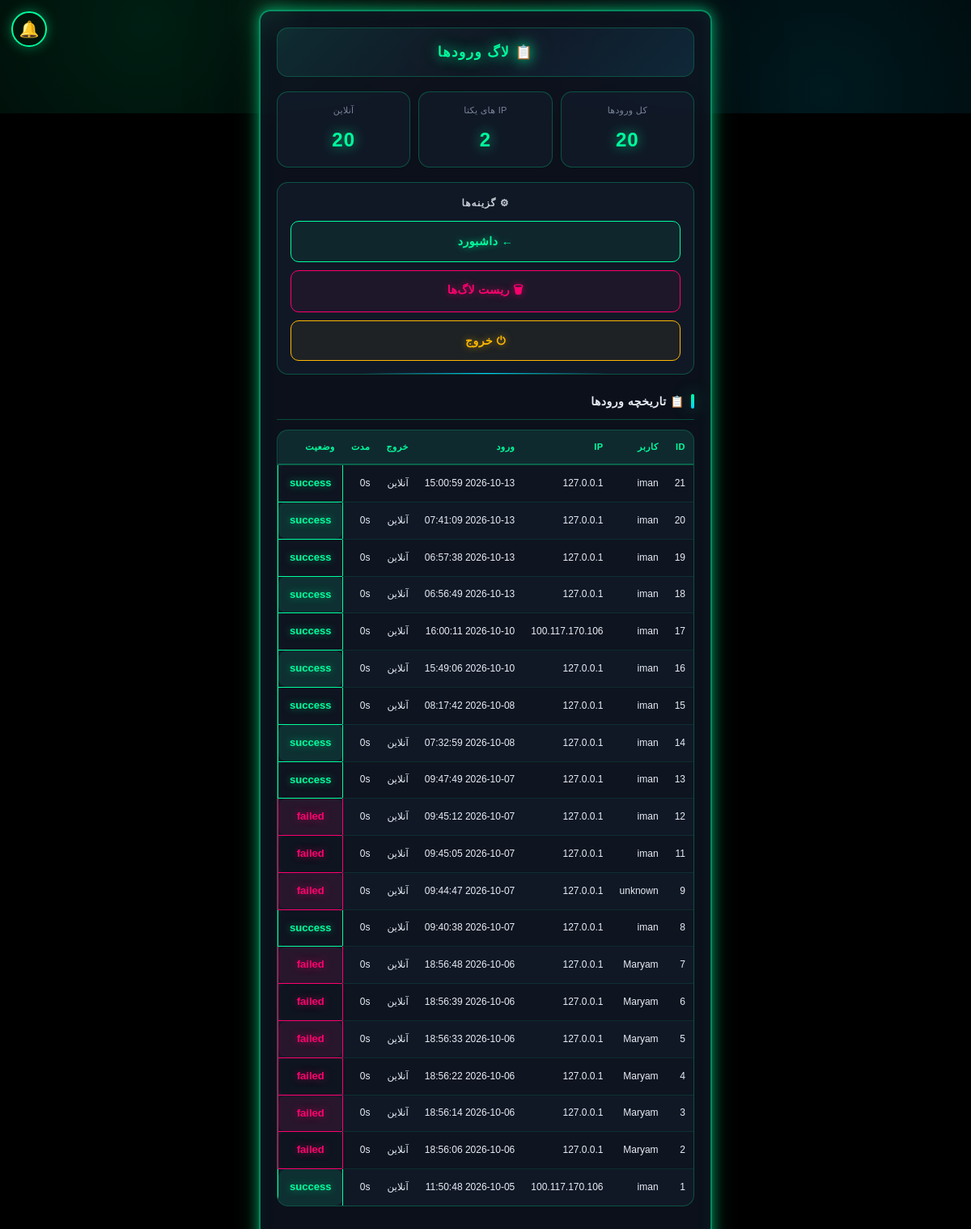
/admin/logs (signed in), run on an earlier commit of the app's database.
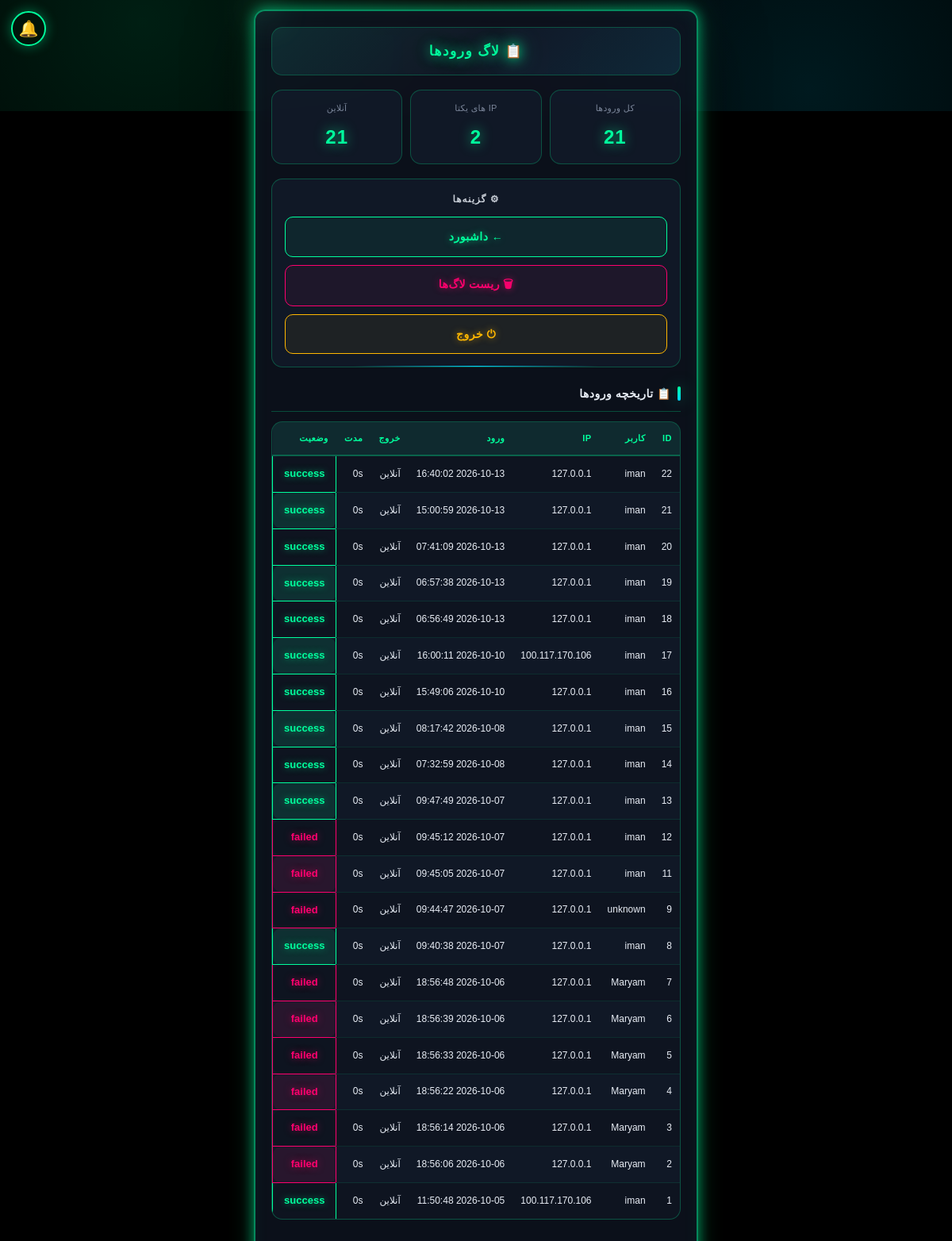
And on a later commit of the database.
### tables this page shows
CREATE TABLE login_logs (
        id INTEGER PRIMARY KEY AUTOINCREMENT,
        user_id INTEGER, username TEXT, ip TEXT, user_agent TEXT,
        login_time TIMESTAMP DEFAULT CURRENT_TIMESTAMP,
        logout_time TIMESTAMP, duration_seconds INTEGER DEFAULT 0,
        status TEXT DEFAULT 'success');

### app.py (the view)
@app.route("/admin/logs")
@admin_required
def admin_logs():
    return render_template("admin_logs.html",
        logs=get_all_logins(200),
        stats=get_login_stats())

### app.py (called while the page is built)
@app.context_processor
def inject_global_settings():
    try:
        if session.get("is_admin"):
            s = get_admin_settings()
        elif session.get("user_id"):
            s = get_user_settings(session["user_id"])
        else:
            s = {"avatar": None, "bg": None, "theme": "neon"}
    except Exception:
        s = {"avatar": None, "bg": None, "theme": "neon"}
    return {"current_settings": s}

@app.after_request
def _security_headers(response):
    if response.content_type and 'text/html' in response.content_type:
        response.headers["Cache-Control"] = "no-store, no-cache, must-revalidate, max-age=0"
        response.headers["Pragma"] = "no-cache"
        response.headers["Expires"] = "0"
    """هدرهای امنیتی"""
    response.headers["X-Content-Type-Options"] = "nosniff"
    response.headers["X-Frame-Options"] = "SAMEORIGIN"
    response.headers["X-XSS-Protection"] = "1; mode=block"
    response.headers["Referrer-Policy"] = "no-referrer"
    response.headers["Permissions-Policy"] = "geolocation=(), microphone=(), camera=()"
    return response

def admin_required(f):
    @wraps(f)
    def decorated(*args, **kwargs):
        if session.get("user_id"):
            session.clear()
            return redirect(url_for("admin_login"))
        if not session.get("is_admin"):
            return redirect(url_for("admin_login"))
        return f(*args, **kwargs)
    return decorated

### database.py (called while the page is built, shortened)
def get_all_logins(limit=200):
    conn = sqlite3.connect(DB_PATH)
    c = conn.cursor()
    c.execute("SELECT * FROM login_logs ORDER BY id DESC LIMIT ?", (limit,))
    rows = c.fetchall()
    conn.close()
    return rows

def get_login_stats():
    conn = sqlite3.connect(DB_PATH)
    c = conn.cursor()
    c.execute("SELECT COUNT(*) FROM login_logs")
    total = c.fetchone()[0]
    c.execute("SELECT COUNT(DISTINCT ip) FROM login_logs")
    unique_ips = c.fetchone()[0]
    c.execute("SELECT COUNT(*) FROM login_logs WHERE logout_time IS NULL")
    online = c.fetchone()[0]
    conn.close()
    return {"total": total, "unique_ips": unique_ips, "online": online}

def get_user_settings(user_id):
    import time
    now = time.time()
    if user_id in _SETTINGS_CACHE and (now - _SETTINGS_CACHE_TIME.get(user_id, 0)) < 60:
        return _SETTINGS_CACHE[user_id]

def get_admin_settings():
    return get_user_settings(ADMIN_ID)

### templates/admin_logs.html (shortened to what this page needs)
<!DOCTYPE html>
<html lang="fa" dir="rtl">
<head>
    <link rel="stylesheet" href="/static/style.css">
<link href="https://cdn.jsdelivr.net/gh/rastikerdar/vazirmatn@v33.003/Vazirmatn-font-face.css" rel="stylesheet">
<link rel="stylesheet" href="/static/navbar-fix.css">
</head>
<body class="matrix-bg">
    <div class="container">
        <div class="header-bar">
            <div class="header-title">📋 لاگ ورودها</div>
        </div>
        <div class="stats">
            <div class="stat-box">
                <span class="stat-label">کل ورودها</span>
                <span class="stat-value">{{ stats.total }}</span>
            </div>
            <div class="stat-box">
                <span class="stat-label">IP های یکتا</span>
                <span class="stat-value">{{ stats.unique_ips }}</span>
            </div>
            <div class="stat-box">
                <span class="stat-label">آنلاین</span>
                <span class="stat-value">{{ stats.online }}</span>
            </div>
        </div>
        <div class="footer-box">
            <div class="footer-title">⚙ گزینه‌ها</div>
            <div class="footer-actions">
                <a href="/admin/dashboard" class="btn-nav">← داشبورد</a>
                <button type="button" class="btn-reset" onclick="openClearModal()">🗑 ریست لاگ‌ها</button>
                <a href="/admin/logout" class="btn-nav btn-logout">⏻ خروج</a>
            </div>
        </div>
        <h2>📋 تاریخچه ورودها</h2>
        <div class="table-wrap">
            <table>
                <tr>
                    <th>ID</th>
                    <th>کاربر</th>
                    <th>IP</th>
                    <th>ورود</th>
                    <th>خروج</th>
                    <th>مدت</th>
                    <th>وضعیت</th>
                </tr>
                {% for row in logs %}
                <tr>
                    <td>{{ row[0] }}</td>
                    <td>{{ row[2] }}</td>
                    <td>{{ row[3] }}</td>
                    <td>{{ row[5] }}</td>
                    <td>{{ row[6] or 'آنلاین' }}</td>
                    <td>{{ row[7] }}s</td>
                    <td class="{{ 'success' if row[8]=='success' else 'error' }}">{{ row[8] }}</td>
                </tr>
                {% endfor %}
            </table>
        </div>
    </div>
{% include "_global_bg.html" %}
<a href="#" id="notifBellLink" class="notif-bell" title="اعلان‌ها">
🔔
</a>
</body>
</html>

### templates/_global_bg.html (shortened to what this page needs)
<link rel="stylesheet" href="/static/app-feel.css">

### static/navbar-fix.css (style rules this page uses)
html, body { padding-bottom: 0 !important; margin-bottom: 0 !important; }
body { padding-bottom: 140px !important; min-height: 100vh !important; overflow-y: auto !important; overflow-x: hidden !important; height: auto !important; max-height: none !important; position: relative !important; }
.container, .wrap, main, .content, .main-content { padding-bottom: 140px !important; }
body::after { content: ""; display: block; height: 140px; width: 100%; pointer-events: none; }

### static/app-feel.css (style rules this page uses)
* { -webkit-tap-highlight-color:transparent;-webkit-touch-callout:none }
html,body { overscroll-behavior:none;-webkit-overflow-scrolling:touch }
body { user-select:none;-webkit-user-select:none }
button,a.btn,.ni,.tab,.cat,.main-cat,.prod,.shop,.cart { transition:transform .15s ease,box-shadow .3s ease; }
.page-fade { animation:pageFade .3s ease-out }

### templates/admin_logs.html (style rules this page uses)
body,input,textarea,button,select { font-family:"Vazirmatn","Segoe UI",Tahoma,sans-serif !important; }

What changed in the data, as far as the page shows it:
added login_logs: id "22", username "iman", ip "127.0.0.1", login_time "2026-10-13 16:40:02", row "آنلاین", duration_seconds "0", status "success"
Also different on the page:
{{ stats.total }}: "20" → "21"
{{ stats.online }}: "20" → "21"
